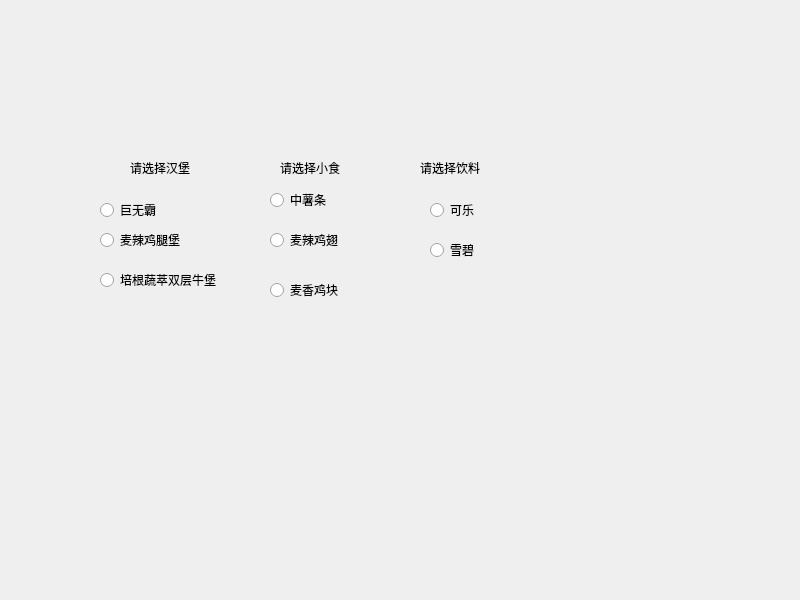
<?xml version="1.0" encoding="UTF-8"?>
<ui version="4.0">
 <class>Widget</class>
 <widget class="QWidget" name="Widget">
  <property name="geometry">
   <rect>
    <x>0</x>
    <y>0</y>
    <width>800</width>
    <height>600</height>
   </rect>
  </property>
  <property name="windowTitle">
   <string>Widget</string>
  </property>
  <widget class="QLabel" name="label">
   <property name="geometry">
    <rect>
     <x>130</x>
     <y>160</y>
     <width>71</width>
     <height>16</height>
    </rect>
   </property>
   <property name="text">
    <string>请选择汉堡</string>
   </property>
  </widget>
  <widget class="QLabel" name="label_2">
   <property name="geometry">
    <rect>
     <x>280</x>
     <y>160</y>
     <width>81</width>
     <height>16</height>
    </rect>
   </property>
   <property name="text">
    <string>请选择小食</string>
   </property>
  </widget>
  <widget class="QLabel" name="label_3">
   <property name="geometry">
    <rect>
     <x>420</x>
     <y>160</y>
     <width>81</width>
     <height>16</height>
    </rect>
   </property>
   <property name="text">
    <string>请选择饮料</string>
   </property>
  </widget>
  <widget class="QRadioButton" name="radioButton">
   <property name="geometry">
    <rect>
     <x>100</x>
     <y>200</y>
     <width>95</width>
     <height>20</height>
    </rect>
   </property>
   <property name="text">
    <string>巨无霸</string>
   </property>
  </widget>
  <widget class="QRadioButton" name="radioButton_2">
   <property name="geometry">
    <rect>
     <x>100</x>
     <y>230</y>
     <width>95</width>
     <height>20</height>
    </rect>
   </property>
   <property name="text">
    <string>麦辣鸡腿堡</string>
   </property>
  </widget>
  <widget class="QRadioButton" name="radioButton_3">
   <property name="geometry">
    <rect>
     <x>100</x>
     <y>270</y>
     <width>121</width>
     <height>20</height>
    </rect>
   </property>
   <property name="text">
    <string>培根蔬萃双层牛堡</string>
   </property>
  </widget>
  <widget class="QRadioButton" name="radioButton_4">
   <property name="geometry">
    <rect>
     <x>270</x>
     <y>190</y>
     <width>95</width>
     <height>20</height>
    </rect>
   </property>
   <property name="text">
    <string>中薯条</string>
   </property>
  </widget>
  <widget class="QRadioButton" name="radioButton_5">
   <property name="geometry">
    <rect>
     <x>270</x>
     <y>230</y>
     <width>95</width>
     <height>20</height>
    </rect>
   </property>
   <property name="text">
    <string>麦辣鸡翅</string>
   </property>
  </widget>
  <widget class="QRadioButton" name="radioButton_6">
   <property name="geometry">
    <rect>
     <x>270</x>
     <y>280</y>
     <width>95</width>
     <height>20</height>
    </rect>
   </property>
   <property name="text">
    <string>麦香鸡块</string>
   </property>
  </widget>
  <widget class="QRadioButton" name="radioButton_7">
   <property name="geometry">
    <rect>
     <x>430</x>
     <y>200</y>
     <width>95</width>
     <height>20</height>
    </rect>
   </property>
   <property name="text">
    <string>可乐</string>
   </property>
  </widget>
  <widget class="QRadioButton" name="radioButton_8">
   <property name="geometry">
    <rect>
     <x>430</x>
     <y>240</y>
     <width>95</width>
     <height>20</height>
    </rect>
   </property>
   <property name="text">
    <string>雪碧</string>
   </property>
  </widget>
 </widget>
 <resources/>
 <connections/>
</ui>
